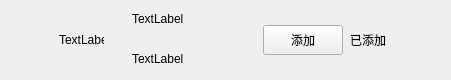
<?xml version="1.0" encoding="UTF-8"?>
<ui version="4.0">
 <class>ApplyFriendItem</class>
 <widget class="QWidget" name="ApplyFriendItem">
  <property name="geometry">
   <rect>
    <x>0</x>
    <y>0</y>
    <width>451</width>
    <height>80</height>
   </rect>
  </property>
  <property name="maximumSize">
   <size>
    <width>16777215</width>
    <height>80</height>
   </size>
  </property>
  <property name="windowTitle">
   <string>Form</string>
  </property>
  <layout class="QHBoxLayout" name="horizontalLayout">
   <property name="spacing">
    <number>6</number>
   </property>
   <property name="leftMargin">
    <number>9</number>
   </property>
   <property name="topMargin">
    <number>0</number>
   </property>
   <property name="rightMargin">
    <number>0</number>
   </property>
   <property name="bottomMargin">
    <number>0</number>
   </property>
   <item>
    <spacer name="horizontalSpacer">
     <property name="orientation">
      <enum>Qt::Orientation::Horizontal</enum>
     </property>
     <property name="sizeType">
      <enum>QSizePolicy::Policy::Fixed</enum>
     </property>
     <property name="sizeHint" stdset="0">
      <size>
       <width>50</width>
       <height>20</height>
      </size>
     </property>
    </spacer>
   </item>
   <item>
    <widget class="QLabel" name="icon_lb">
     <property name="minimumSize">
      <size>
       <width>45</width>
       <height>45</height>
      </size>
     </property>
     <property name="maximumSize">
      <size>
       <width>45</width>
       <height>45</height>
      </size>
     </property>
     <property name="text">
      <string>TextLabel</string>
     </property>
    </widget>
   </item>
   <item>
    <widget class="QWidget" name="widget" native="true">
     <layout class="QHBoxLayout" name="horizontalLayout_2">
      <property name="spacing">
       <number>7</number>
      </property>
      <property name="leftMargin">
       <number>11</number>
      </property>
      <property name="topMargin">
       <number>2</number>
      </property>
      <property name="rightMargin">
       <number>11</number>
      </property>
      <property name="bottomMargin">
       <number>2</number>
      </property>
      <item>
       <widget class="QWidget" name="widget_2" native="true">
        <layout class="QVBoxLayout" name="verticalLayout">
         <property name="spacing">
          <number>10</number>
         </property>
         <property name="leftMargin">
          <number>11</number>
         </property>
         <property name="topMargin">
          <number>2</number>
         </property>
         <property name="rightMargin">
          <number>11</number>
         </property>
         <property name="bottomMargin">
          <number>2</number>
         </property>
         <item>
          <widget class="QLabel" name="user_name_lb">
           <property name="minimumSize">
            <size>
             <width>100</width>
             <height>30</height>
            </size>
           </property>
           <property name="maximumSize">
            <size>
             <width>200</width>
             <height>30</height>
            </size>
           </property>
           <property name="text">
            <string>TextLabel</string>
           </property>
          </widget>
         </item>
         <item>
          <widget class="QLabel" name="user_chat_lb">
           <property name="minimumSize">
            <size>
             <width>100</width>
             <height>30</height>
            </size>
           </property>
           <property name="maximumSize">
            <size>
             <width>200</width>
             <height>30</height>
            </size>
           </property>
           <property name="text">
            <string>TextLabel</string>
           </property>
          </widget>
         </item>
        </layout>
       </widget>
      </item>
      <item>
       <spacer name="horizontalSpacer_3">
        <property name="orientation">
         <enum>Qt::Orientation::Horizontal</enum>
        </property>
        <property name="sizeHint" stdset="0">
         <size>
          <width>40</width>
          <height>20</height>
         </size>
        </property>
       </spacer>
      </item>
      <item>
       <widget class="ClickedBtn" name="addBtn">
        <property name="minimumSize">
         <size>
          <width>80</width>
          <height>30</height>
         </size>
        </property>
        <property name="maximumSize">
         <size>
          <width>80</width>
          <height>30</height>
         </size>
        </property>
        <property name="text">
         <string>添加</string>
        </property>
       </widget>
      </item>
      <item>
       <widget class="QLabel" name="already_add_lb">
        <property name="minimumSize">
         <size>
          <width>40</width>
          <height>0</height>
         </size>
        </property>
        <property name="text">
         <string>已添加</string>
        </property>
       </widget>
      </item>
      <item>
       <spacer name="horizontalSpacer_2">
        <property name="orientation">
         <enum>Qt::Orientation::Horizontal</enum>
        </property>
        <property name="sizeType">
         <enum>QSizePolicy::Policy::Fixed</enum>
        </property>
        <property name="sizeHint" stdset="0">
         <size>
          <width>50</width>
          <height>20</height>
         </size>
        </property>
       </spacer>
      </item>
     </layout>
    </widget>
   </item>
  </layout>
 </widget>
 <customwidgets>
  <customwidget>
   <class>ClickedBtn</class>
   <extends>QPushButton</extends>
   <header location="global">clickedbtn.h</header>
  </customwidget>
 </customwidgets>
 <resources/>
 <connections/>
</ui>
